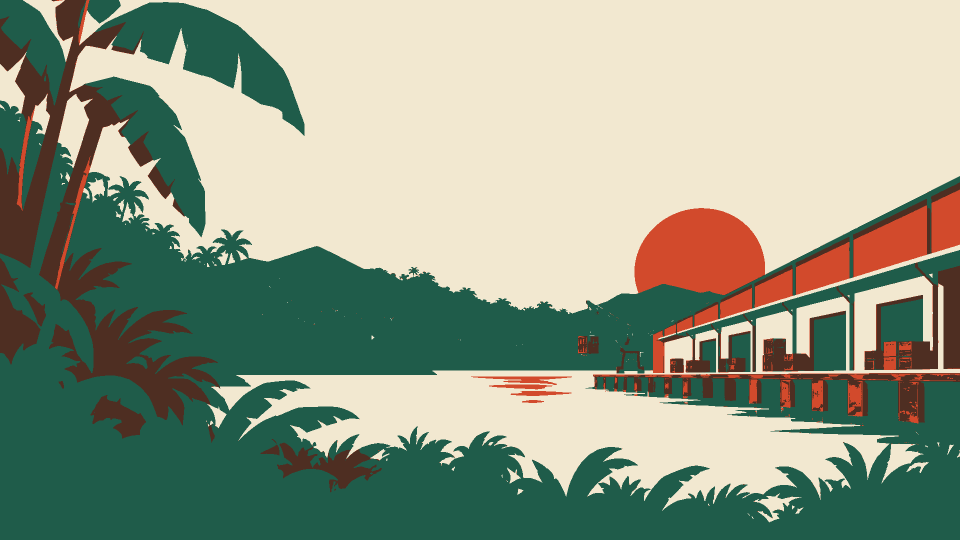
#> input picture apps/GoBanandit/design/style_frame/bg_base.png, 1920 x 1080 px, found by its file name (shown at 1/2 size)
$ python build_strike_win_plaques.py
#> lines starting #> are read from the running program, lines starting #| are printed output that depends on the picture; after the words box and inside, x2 and y2 are one past the last pixel; in counts of white or black regions, pixels touching at a corner belong together
#> in board, `out = Image.new("RGBA", (W, H))`: out: PIL image 948x508 RGBA; every value is 0
### apps/StrikeMonkey保齡球館/design/build_strike_fg_sign.py
"""The free-game boards (fg_intro / fg_total) and the FG spin counter plate,
2026-10-18.

The old boards were a plain cream octagon with a pin, a ball, a trophy and a
badge pasted into the corners — the pasted icons read as AI-made (the same
note the user gave Putt Monkey's boards). These are cut from the game's own
illustration instead, as a lane-side marquee:

  - a window onto the alley, cropped from the game's own backdrop (the violet
    night lanes for the intro, the house lights for the total, which hands
    back to the base game): the score screens, the X band, the pin decks
  - under it the Buy Bonus card's paper (cream, ink frame, the teal keyline the
    Spare Round card is ruled in), where the frontend writes the text
  - ink, paper and keyline colours are the card's (card_bonus.png)

No icons are added and the decor layers are written empty, so nothing on the
board moves on its own; the board itself drops and settles
(FreeSpinAnimation.svelte). Text is drawn by the frontend on the paper; its
safe rectangle is PAPER in FreeSpinAnimation.svelte — re-measure both together.

Run: python design/build_strike_fg_sign.py
Originals are kept once in design/source/_pre_fg_sign/.
"""
from pathlib import Path
import shutil

import numpy as np
from PIL import Image, ImageDraw, ImageFilter

APP = Path(__file__).resolve().parents[1]
V8 = APP / "static/assets/sprites/sushiV8"
BG = APP / "static/assets/sprites/sushiBackground"
BACKUP = APP / "design/source/_pre_fg_sign"

W, H = 1600, 1000
# measured on card_bonus.png
INK = (20, 38, 46)
PAPER = (247, 234, 208)
TEAL = (63, 196, 168)
RED = (232, 80, 46)
MARGIN, INK_W, RADIUS = 16, 14, 46
SEAM_Y = 430  # window bottom / paper top (board px)


def rounded_mask(size, box, radius, scale=4):
#> called with size = (948, 508), box = (0, 0, 947, 507), radius = 38, scale = 4
    big = Image.new("L", (size[0] * scale, size[1] * scale), 0)
#> big: PIL image 3792x2032 L; every value is 0
    ImageDraw.Draw(big).rounded_rectangle([v * scale for v in box], radius * scale, fill=255)
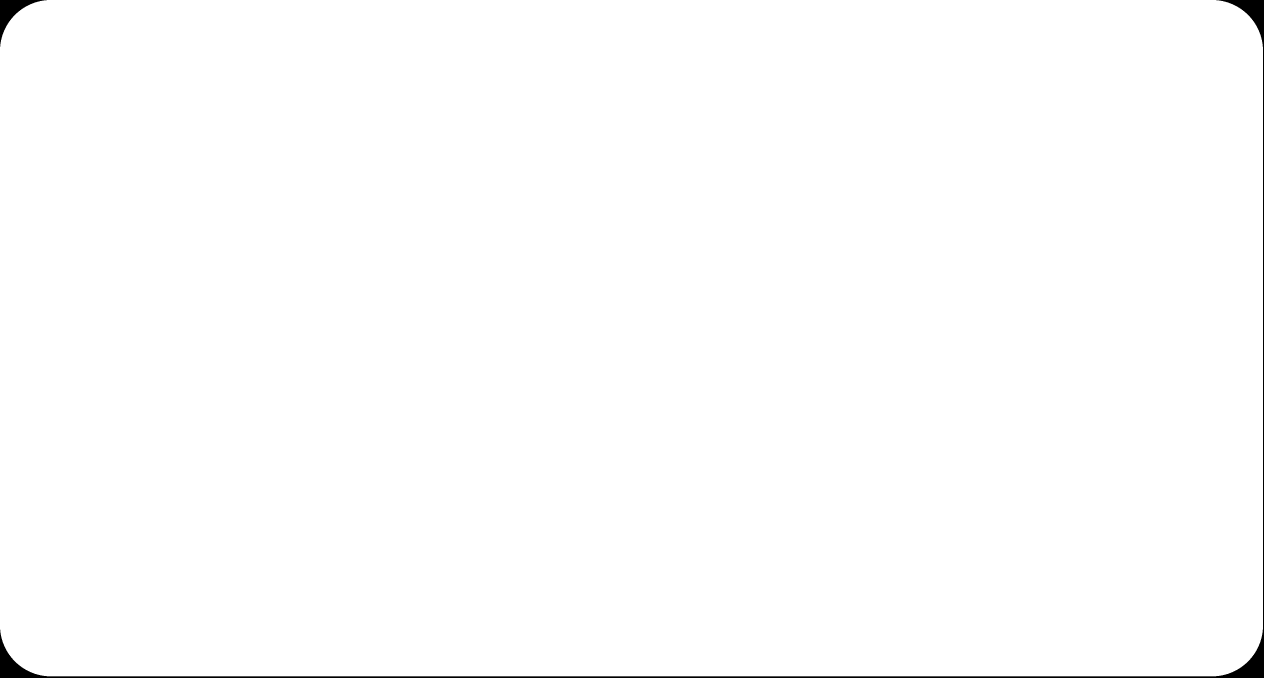
#> big: PIL image 3792x2032 L (shown at 1/3 size); 99.5% white; 2 black regions, box (x1, y1, x2, y2) and area: (0, 0, 3792, 2032) 32478, (0, 0, 140, 140) 5005
    return big.resize(size, Image.Resampling.LANCZOS)


def stroke_layer(size, draw_fn, colour, scale=4):
    big = Image.new("L", (size[0] * scale, size[1] * scale), 0)
    draw_fn(ImageDraw.Draw(big), scale)
    m = big.resize(size, Image.Resampling.LANCZOS)
    layer = Image.new("RGBA", size, colour + (255,))
    layer.putalpha(m)
    return layer


def view(src_path: Path, box, size):
    """box: (x0, y0, x1) of the backdrop to show; height follows the window."""
#> called with box = (300, 215, 1500), size = (912, 218)
    src = Image.open(src_path).convert("RGBA")
#> src is the input picture: PIL image 1920x1080 RGBA; mean R, G, B, A 146.5, 156.6, 135.6, 255
    x0, y0, x1 = box
    k = size[0] / (x1 - x0)
    h = round(size[1] / k)
    return src.crop((x0, y0, x1, y0 + h)).resize(size, Image.Resampling.LANCZOS)
#> returned value: PIL image 912x218 RGBA


def board(bg: Path, box, size=(W, H), seam=SEAM_Y, k=1.0) -> Image.Image:
    """k scales the frame, rules and keyline (the win plaques are 0.6 of a board)."""
    W, H = size
    m, ink, rad = round(MARGIN * k), round(INK_W * k), round(RADIUS * k)
    out = Image.new("RGBA", (W, H))
    # outer paper with the card's rounded corners
    out.paste(Image.new("RGBA", (W, H), PAPER + (255,)), (0, 0),
              rounded_mask((W, H), (0, 0, W - 1, H - 1), rad + m))

    # the window onto the alley, inside the ink frame, square at the seam
    win = (m + ink, m + ink, W - m - ink, seam)
    pic = view(bg, box, (win[2] - win[0], win[3] - win[1]))
    mask = np.asarray(rounded_mask((W, H), (win[0], win[1], win[2], win[3] + rad), rad - ink)).copy()
#> in rounded_mask (call 2), `ImageDraw.Draw(big).rounded_rectangle([v * scale for v in box], radius..`: big: PIL image 3792x2032 L; 46.6% white; 1 white region, box (x1, y1, x2, y2) and area: (72, 72, 3721, 1057) 3588665
    mask[seam:, :] = 0
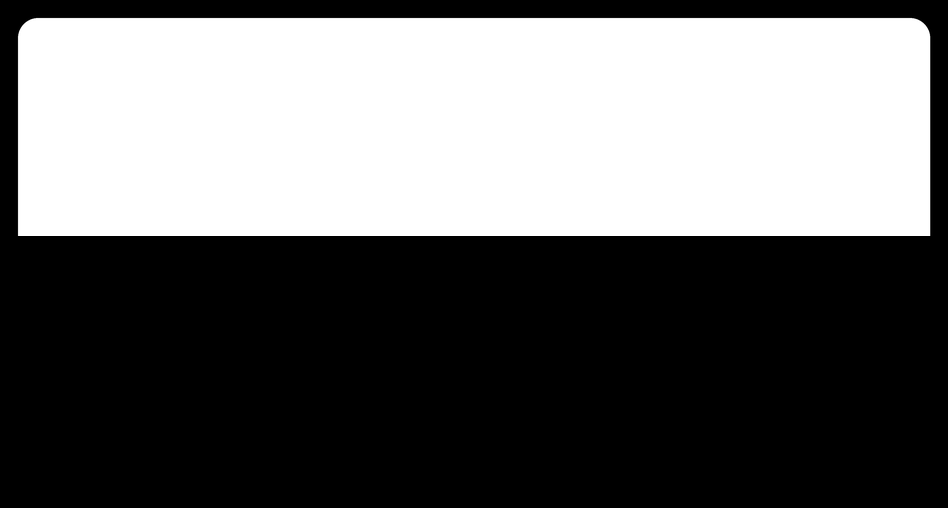
#> mask: shape (508, 948); min 0, max 255, mean 105.2
    layer = Image.new("RGBA", (W, H))
    layer.paste(pic, (win[0], win[1]))
    out.paste(layer, (0, 0), Image.fromarray(mask))
    # a soft shade under the frame's top and sides, as a picture behind glass
    sh = Image.new("L", (W, H), 0)
#> sh: PIL image 948x508 L; every value is 0
    ImageDraw.Draw(sh).rounded_rectangle((win[0], win[1], win[2], win[3] + rad), rad - ink, outline=120, width=round(8 * k))
#> sh: PIL image 948x508 L; values 0 (black) and 120 (white), 2.4% white; 1 white region, box (x1, y1, x2, y2) and area: (18, 18, 931, 265) 11340
    sh = sh.filter(ImageFilter.GaussianBlur(6 * k))
    shm = np.asarray(sh).astype(np.float32) * (mask / 255.0)
    shade = Image.new("RGBA", (W, H), INK + (255,))
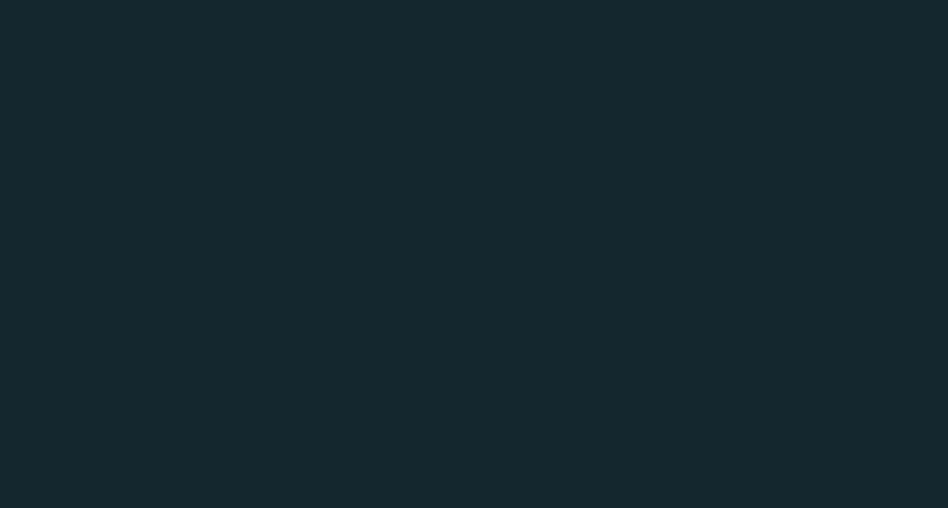
#> shade: PIL image 948x508 RGBA; mean R, G, B, A 20, 38, 46, 255
    shade.putalpha(Image.fromarray(shm.astype(np.uint8)))
    out.alpha_composite(shade)

    # the paper's keyline: the Spare Round card's teal rule, inset in the paper
    k_in = m + ink + round(26 * k)
    out.alpha_composite(stroke_layer((W, H), lambda d, s: d.rounded_rectangle(
        [k_in * s, (seam + round(26 * k)) * s, (W - k_in) * s, (H - k_in) * s], round(28 * k) * s,
        outline=255, width=round(5 * k * s)), TEAL))
#> in stroke_layer, `draw_fn(ImageDraw.Draw(big), scale)`: big: PIL image 3792x2032 L; 1.3% white; 1 white region, box (x1, y1, x2, y2) and area: (136, 1008, 3657, 1897) 103952

    # ink: the outer frame, and the rule under the window (with a red pin-stripe
    # beneath it, the card's sweater stripe)
    def frame(d, s):
        d.rounded_rectangle([m * s, m * s, (W - m) * s - 1, (H - m) * s - 1], rad * s,
                            outline=255, width=round(ink * s))
        d.rectangle([(m + ink) * s, (seam - 2) * s, (W - m - ink) * s, (seam + round(10 * k)) * s], fill=255)
    out.alpha_composite(stroke_layer((W, H), lambda d, s: d.rectangle(
        [(m + ink) * s, (seam + round(10 * k)) * s, (W - m - ink) * s, (seam + round(17 * k)) * s], fill=255), RED))
#> call 2 of stroke_layer, with size = (948, 508), colour = (232, 80, 46), scale = 4
#> in stroke_layer (call 2), `draw_fn(ImageDraw.Draw(big), scale)`: big: PIL image 3792x2032 L; 0.81% white; 1 white region, box (x1, y1, x2, y2) and area: (72, 968, 3721, 985) 62033
#> in stroke_layer (call 2), `layer = Image.new("RGBA", size, colour + (255,))`:
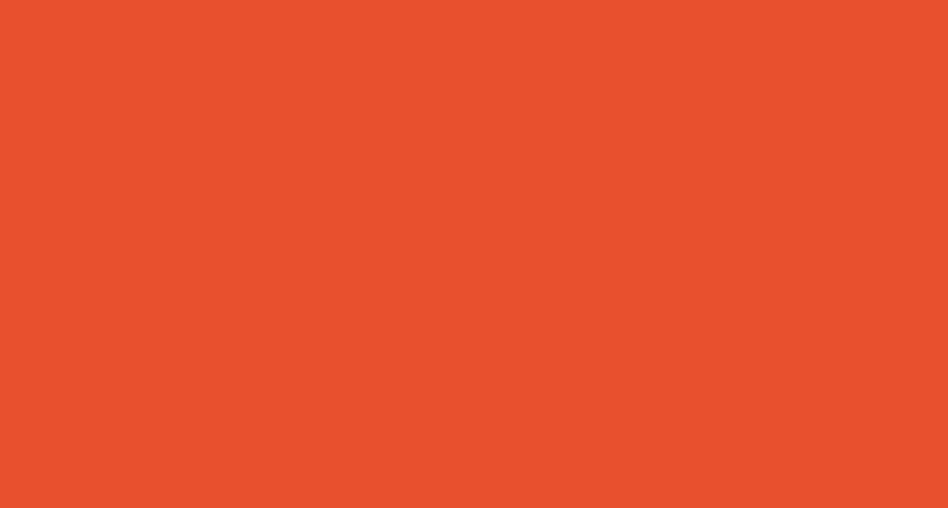
#> layer: PIL image 948x508 RGBA; mean R, G, B, A 232, 80, 46, 255
    out.alpha_composite(stroke_layer((W, H), frame, INK))
#> in stroke_layer (call 3), `draw_fn(ImageDraw.Draw(big), scale)`: big: PIL image 3792x2032 L; 6.1% white; 1 white region, box (x1, y1, x2, y2) and area: (40, 40, 3752, 1992) 473424
    return out


# [23 lines left out: function counter_plate, not called in this run]


def save(im: Image.Image, name: str):
    p = V8 / name
    BACKUP.mkdir(parents=True, exist_ok=True)
    if p.exists() and not (BACKUP / name).exists():
        shutil.copy2(p, BACKUP / name)
    im.save(p, optimize=True)
    print("wrote", p.relative_to(APP))


# [7 lines that do not run on import are left out]

### apps/StrikeMonkey保齡球館/design/build_strike_win_plaques.py
"""The big-win plaques (win_big .. win_max, 1000x560), 2026-10-18.

They were a red title band over a cream well with symbols pasted beside them
(the decor layers) — the same thing the user rejected on Putt Monkey's FG
boards. Now each is the lane-side marquee of build_strike_fg_sign.board (a
window onto the alley over the Buy Bonus card's paper), and the tiers climb by
WHAT THE WINDOW SHOWS and by the printed border, not by piling on icons:

  big       house lights, the pin decks                        cream border
  superwin  house lights, the Googie sign                      cream border, red pinstripe
  mega      the pin decks at night, violet                     red border, cream pinstripe
  epic      night, the Googie sign                             teal border, gold pinstripe
  max       the whole alley at night                           gold border, ink pinstripe

The tier name and the amount are runtime type (Win.svelte): the name sits on
the seam between window and paper (SEAM_Y there), the amount on the paper.
Decor layers are written empty, so nothing on the plaque moves by itself.

Run: python design/build_strike_win_plaques.py   (after build_strike_fg_sign.py)
"""
import sys
from pathlib import Path

from PIL import Image, ImageDraw

sys.path.insert(0, str(Path(__file__).resolve().parent))
from build_strike_fg_sign import BG, INK, PAPER, RED, TEAL, board, rounded_mask, save  # noqa: E402

PW, PH = 1000, 560
B = 26  # printed border around the marquee
IH = PH - 2 * B
SEAM = 236  # window bottom inside the marquee
GOLD = (255, 207, 74)
BASE, NIGHT = BG / "bg_base.png", BG / "bg_feature.png"

TIERS = {
    "big": (BASE, (300, 215, 1500), PAPER, None),
    "super": (BASE, (560, 30, 1920), PAPER, RED),
    "mega": (NIGHT, (300, 215, 1500), RED, PAPER),
    "epic": (NIGHT, (560, 30, 1920), TEAL, GOLD),
    "max": (NIGHT, (0, 40, 1920), GOLD, INK),
}


def plaque(view, box, border, stripe):
    inner = board(view, box, size=(PW - 2 * B, IH), seam=SEAM, k=0.6)
    out = Image.new("RGBA", (PW, PH))
#> out: PIL image 1000x560 RGBA; every value is 0
    rad = 30
    out.paste(Image.new("RGBA", (PW, PH), border + (255,)), (0, 0),
              rounded_mask((PW, PH), (0, 0, PW - 1, PH - 1), rad + B))
#> in rounded_mask (call 3), `big = Image.new("L", (size[0] * scale, size[1] * scale), 0)`: big: PIL image 4000x2240 L; every value is 0
#> in rounded_mask (call 3), `ImageDraw.Draw(big).rounded_rectangle([v * scale for v in box], radius..`: big: PIL image 4000x2240 L; 99.3% white; 2 black regions, box (x1, y1, x2, y2) and area: (0, 0, 4000, 2240) 51213, (0, 0, 210, 210) 10834
    sc = 4
    if stripe:
        d2 = Image.new("L", (PW * sc, PH * sc), 0)
        ImageDraw.Draw(d2).rounded_rectangle([11 * sc, 11 * sc, (PW - 11) * sc, (PH - 11) * sc], (rad + B - 10) * sc,
                                             outline=255, width=5 * sc)
        sl = Image.new("RGBA", (PW, PH), stripe + (255,))
        sl.putalpha(d2.resize((PW, PH), Image.Resampling.LANCZOS))
        out.alpha_composite(sl)
    # the outline of the print, so a cream border still has an edge
    big = Image.new("L", (PW * sc, PH * sc), 0)
    ImageDraw.Draw(big).rounded_rectangle([sc, sc, PW * sc - sc, PH * sc - sc], (rad + B) * sc, outline=255, width=4 * sc)
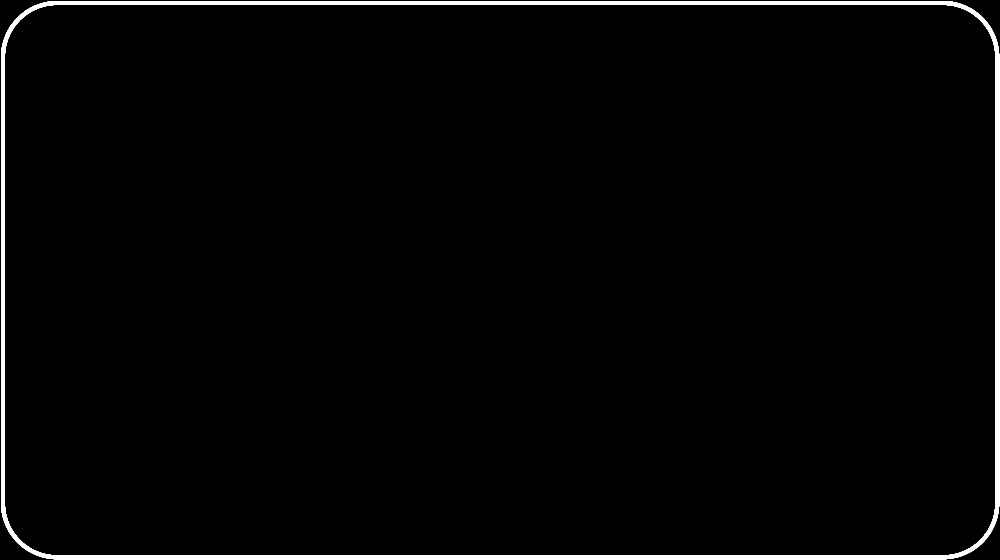
#> big: PIL image 4000x2240 L (shown at 1/4 size); 2.1% white; 1 white region, box (x1, y1, x2, y2) and area: (4, 4, 3997, 2237) 192108
    il = Image.new("RGBA", (PW, PH), INK + (255,))
    il.putalpha(big.resize((PW, PH), Image.Resampling.LANCZOS))
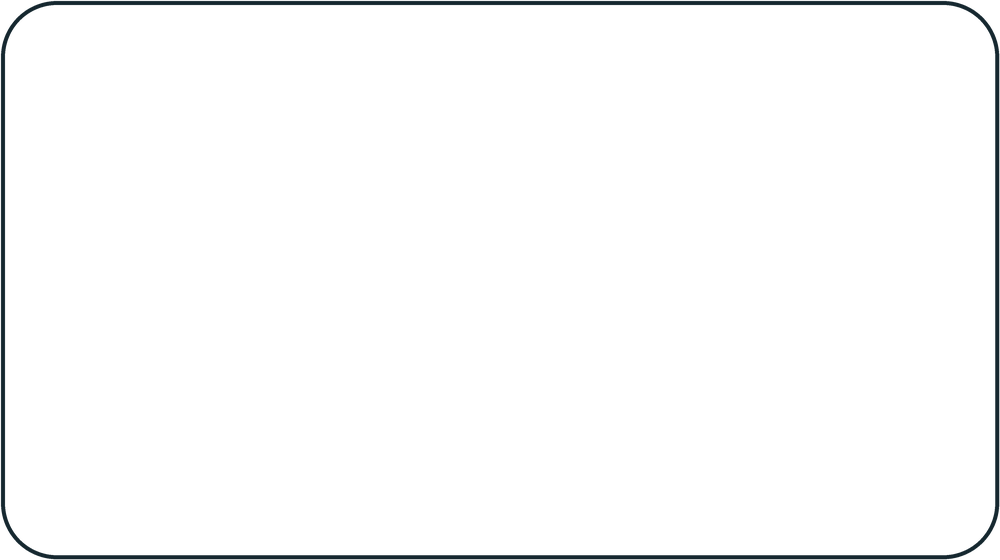
#> il: PIL image 1000x560 RGBA; mean R, G, B, A 20, 38, 46, 5.5; transparent parts drawn white
    out.alpha_composite(il)
    out.alpha_composite(inner, (B, B))
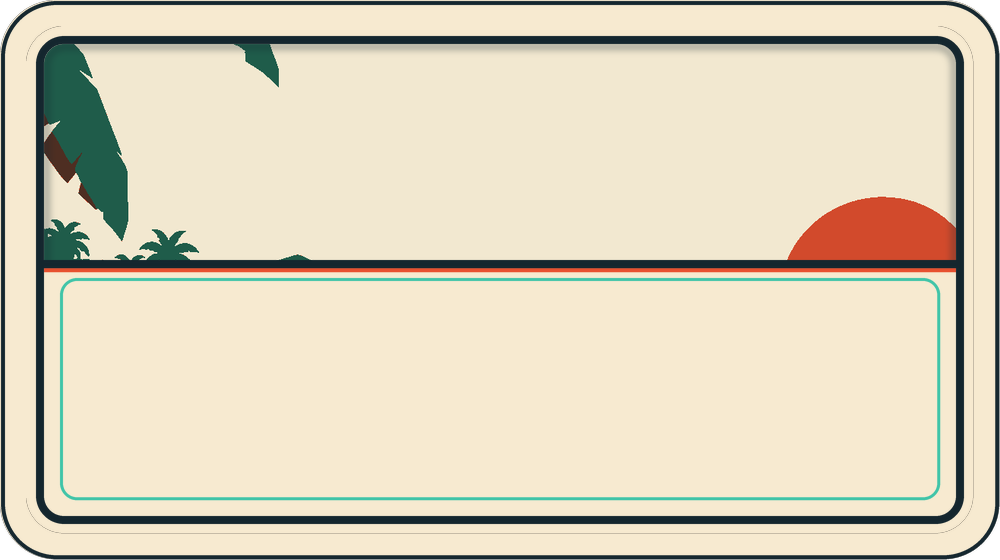
#> out: PIL image 1000x560 RGBA; mean R, G, B, A 218.4, 209.4, 186.9, 253.4; transparent parts drawn white
    return out


if __name__ == "__main__":
    for tier, args in TIERS.items():
        save(plaque(*args), f"win_{tier}.png")
#| wrote static/assets/sprites/sushiV8/win_big.png
        save(Image.new("RGBA", (PW, PH)), f"win_{tier}_decor.png")
#> (the run stopped early here; a loop or call above may not have finished)
